Frame 1 (no input): blank canvas, image omitted
Frame 60 (the mouse pressed at the canvas centre just before this capture): blank canvas, image omitted
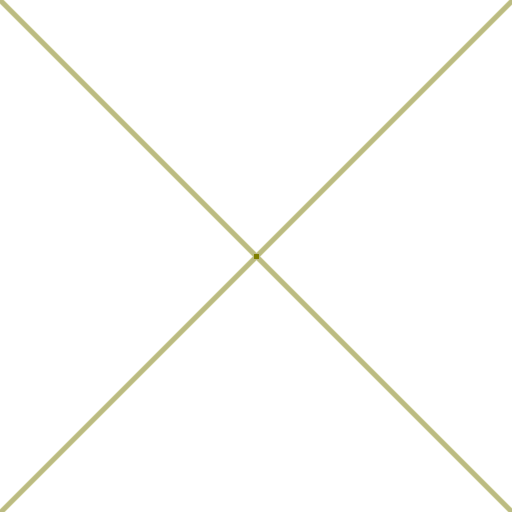
Frame 120 (the mouse held since frame 60 and released just before this capture)

The Processing sketch whose frames 1 and 60 were blank and that drew this single picture after the mouse press (run headless with seeded random() and noise(); from frame 60 on, the mouse is pressed at the canvas centre):

// Processing sketch: interaction0
// ── interaction0.pde
float seed, x1, x2, y1, y2;

void setup() {
    size(512, 512);
    seed = random(10);
    x1 = noise(seed + 2) * width;
    y1 = noise(seed + 4) * height;
    x2 = noise(seed + 6) * width;
    y2 = noise(seed + 8) * height;
    background(255);
}

void draw() {
    noStroke();
    fill(255, 3); //set fill to very transparent white
    rect(0, 0, width, height); 

    strokeWeight(5);
    stroke(map(mouseX, 0, width, 0, 255), map(mouseY, 0, width, 0, 255), 0);

    x1 = pmouseX;
    y1 = pmouseY;
    x2 = mouseX;
    y2 = mouseY;

    // x1 = x2;
    // y1 = y2;

    // x2 = noise(seed) * width;
    // y2 = noise(seed + 2) * height;

    // seed += 0.05;

    line(x1, y1, x2, y2);
    line(width - x1, y1, width - x2, y2);
    line(width - x1, height -y1, width - x2, height - y2);
    line(x1, height - y1, x2, height - y2);
}
